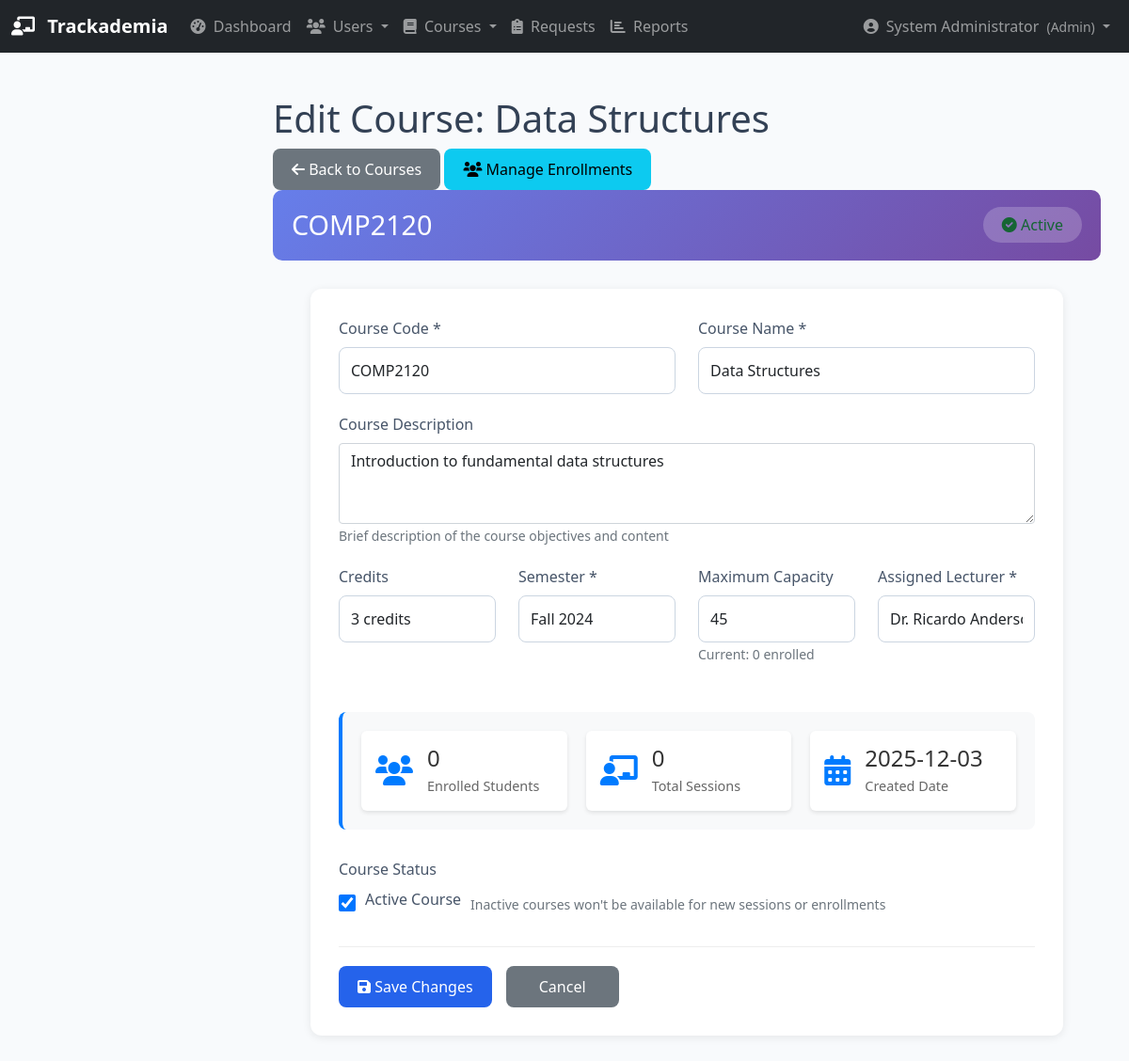
Before: /admin/courses/3/edit (signed in) with the older database file.
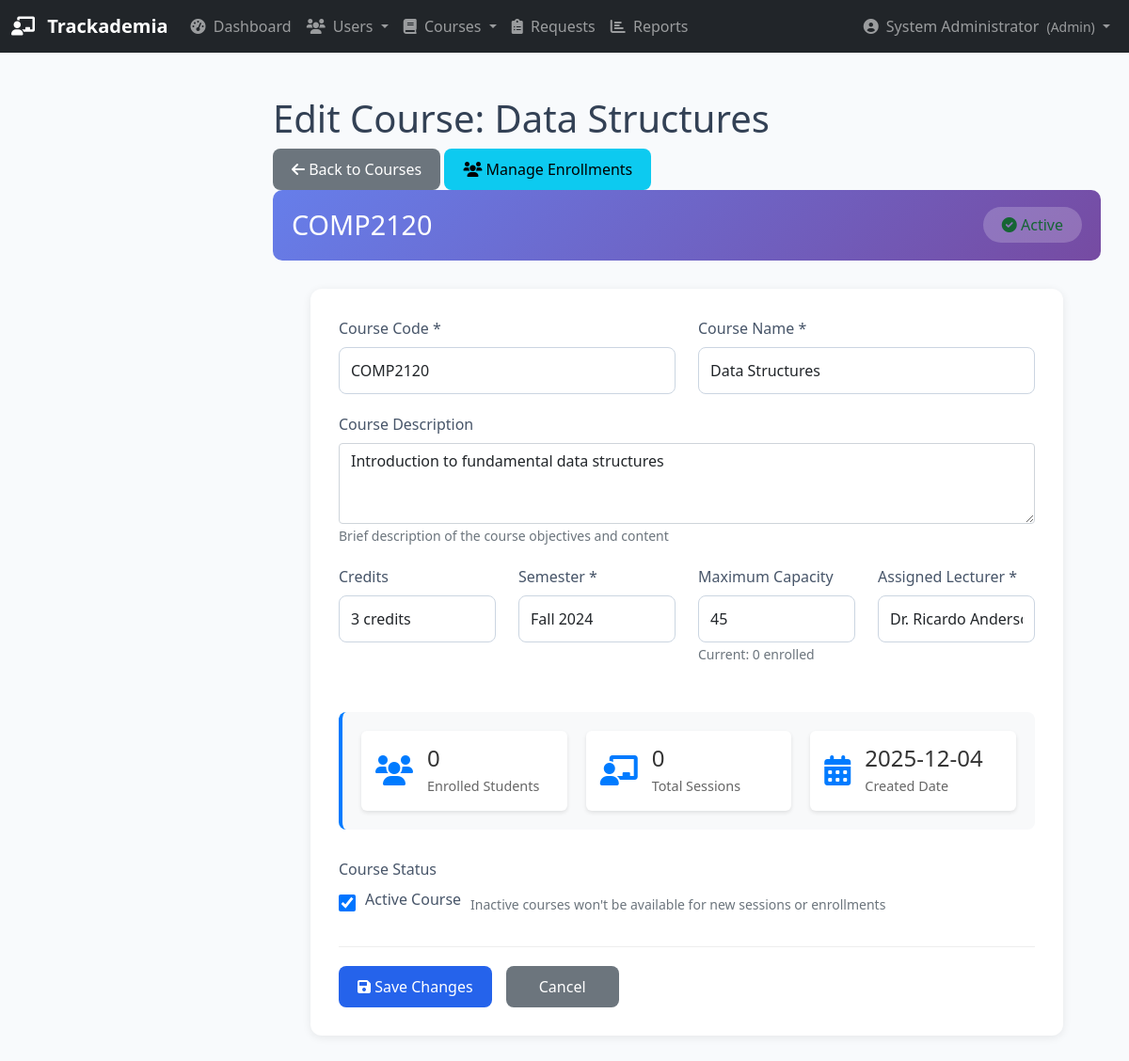
After: the same page with the newer database file.
### database.py (models this page shows, shortened)
class Course(db.Model):
    __tablename__ = 'courses'
    id = db.Column(db.Integer, primary_key=True)
    name = db.Column(db.String(200), nullable=False)
    code = db.Column(db.String(50), unique=True)
    description = db.Column(db.Text, nullable=True)
    credits = db.Column(db.Integer, default=3)
    semester = db.Column(db.String(50))  # Fall 2024, Spring 2025, etc.
    max_capacity = db.Column(db.Integer, default=30)
    lecturer_id = db.Column(db.Integer, db.ForeignKey('lecturers.id'), nullable=False)
    is_active = db.Column(db.Boolean, default=True)
    created_at = db.Column(db.DateTime, default=datetime.utcnow)
    students = db.relationship('Student',
                              secondary=enrollments,
                              back_populates='courses')
    sessions = db.relationship('Session', backref='course', lazy=True)

### app.py (the view, shortened to what this page needs)
@app.route('/admin/courses/<int:course_id>/edit', methods=['GET', 'POST'])
def admin_edit_course(course_id):
    if flask_session.get('user_type') != 'admin':
        flash('Access denied. Admin privileges required.', 'error')
        return redirect(url_for('login'))
    course = db.session.get(Course, course_id)
    lecturers = db.session.query(Lecturer).all()
    if not course:
        flash('Course not found', 'error')
        return redirect(url_for('admin_courses'))
    return render_template('admin_edit_course.html', course=course, lecturers=lecturers)

### app.py (called while the page is built)
@app.before_request
def require_login():
    allowed_routes = ['login', 'static']
    if request.endpoint not in allowed_routes and 'user_id' not in flask_session:
        return redirect(url_for('login'))

@app.context_processor
def inject_pending_requests():
    if flask_session.get('user_type') == 'admin':
        pending_count = db.session.query(RemovalRequest).filter_by(status='pending').count()
        return dict(pending_requests_count=pending_count)
    return dict(pending_requests_count=0)

### templates/admin_edit_course.html (shortened to what the changed rows need)
{% extends "base.html" %}
{% block content %}
<div class="dashboard-header">
    <h1>Edit Course: {{ course.name }}</h1>
    <div class="header-actions">
        <a href="{{ url_for('admin_courses') }}" class="btn btn-secondary">
        </a>
        <a href="{{ url_for('admin_course_enrollments', course_id=course.id) }}" class="btn btn-info">
        </a>
    </div>
</div>
<div class="course-info-header">
    <div class="course-code">
        <h3>{{ course.code }}</h3>
    </div>
</div>
<div class="form-container">
    <form method="POST" action="{{ url_for('admin_edit_course', course_id=course.id) }}">
        <div class="row">
            <div class="col-md-6">
                <div class="form-group">
                    <label for="code">Course Code *</label>
                    <input type="text" id="code" name="code" class="form-control"
                           value="{{ course.code }}" required>
                </div>
            </div>
            <div class="col-md-6">
                <div class="form-group">
                    <label for="name">Course Name *</label>
                    <input type="text" id="name" name="name" class="form-control"
                           value="{{ course.name }}" required>
                </div>
            </div>
        </div>
        <div class="form-group">
            <label for="description">Course Description</label>
            <textarea id="description" name="description" class="form-control" rows="3">{{ course.description or '' }}</textarea>
            <small class="form-text text-muted">Brief description of the course objectives and content</small>
        </div>
        <div class="row">
            <div class="col-md-3">
                <div class="form-group">
                    <label for="semester">Semester *</label>
                    <input type="text" id="semester" name="semester" class="form-control"
                           value="{{ course.semester }}" required placeholder="e.g., Fall 2024">
                </div>
            </div>
            <div class="col-md-3">
                <div class="form-group">
                    <label for="max_capacity">Maximum Capacity</label>
                    <input type="number" id="max_capacity" name="max_capacity" class="form-control"
                           value="{{ course.max_capacity }}" min="10" max="200" required>
                    <small class="form-text text-muted">Current: {{ course.students|length }} enrolled</small>
                </div>
            </div>
        </div>
        <div class="course-stats">
            <div class="stat-card">
                <div class="stat-content">
                    <h4>{{ course.created_at.strftime('%Y-%m-%d') }}</h4>
                    <p>Created Date</p>
                </div>
            </div>
        </div>
    </form>
</div>
{% endblock %}

Changed rows visible on the page:
changed Course "Data Structures": created_at "2025-12-03" → "2025-12-04"
